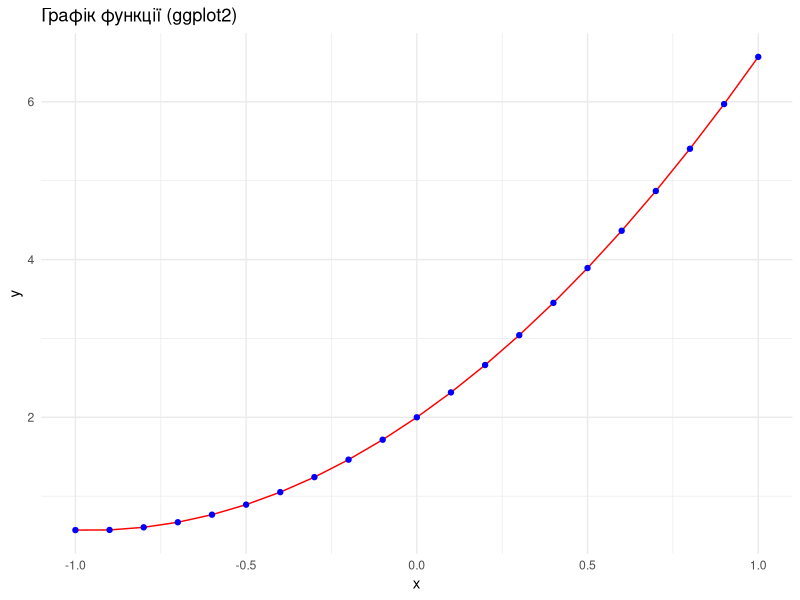

Write the R code that produced this figure.
## ---- chunk 1

# Задаємо параметри функції
b0 <- 2
b1 <- 3
b2 <- 1.57

# Задаємо область визначення
x_min <- -1 
x_max <- 1  
x <- seq(x_min, x_max, .1)

# Вихідна функція: y = b0 + b1*x + b2*x^2
y <- b0 + b1 * x + b2 * x^2

# Створюємо таблицю даних
df <- data.frame(x = x, y = y)


# --- Завдання 3: Графік функції y = f(x) ---

library(ggplot2)
library(dplyr)
library(rio) 

df %>%
  ggplot(aes(x = x, y = y)) +
  geom_line(color = "red") +
  geom_point(color = "blue") +
  labs(
    title = "Графік функції (ggplot2)",
    x = "x",
    y = "y"
  ) + 
  theme_minimal() 

# Табл.1. Фрагмент таблиці даних

if (!dir.exists("data")) {
  dir.create("data")
}

export(df, "data/data.csv")
message("Дані експортовано у файл data/data.csv")

dfNew <- import("data/data.csv")
message("Дані успішно імпортовано у dfNew")

knitr::kable(
  head(dfNew),
  caption = "Табл. 1. Фрагмент таблиці даних (dfNew)"
)

# Табл.2. Параметри функції

parameters_df <- data.frame(
  "Параметр" = c("b0", "b1", "b2", "x1", "x2"),
  "Значення" = c(b0, b1, b2, x_min, x_max)
)

knitr::kable(parameters_df,
             caption = "Табл. 2. Параметри функції", 
             col.names = c("Параметр", "Значення"))
